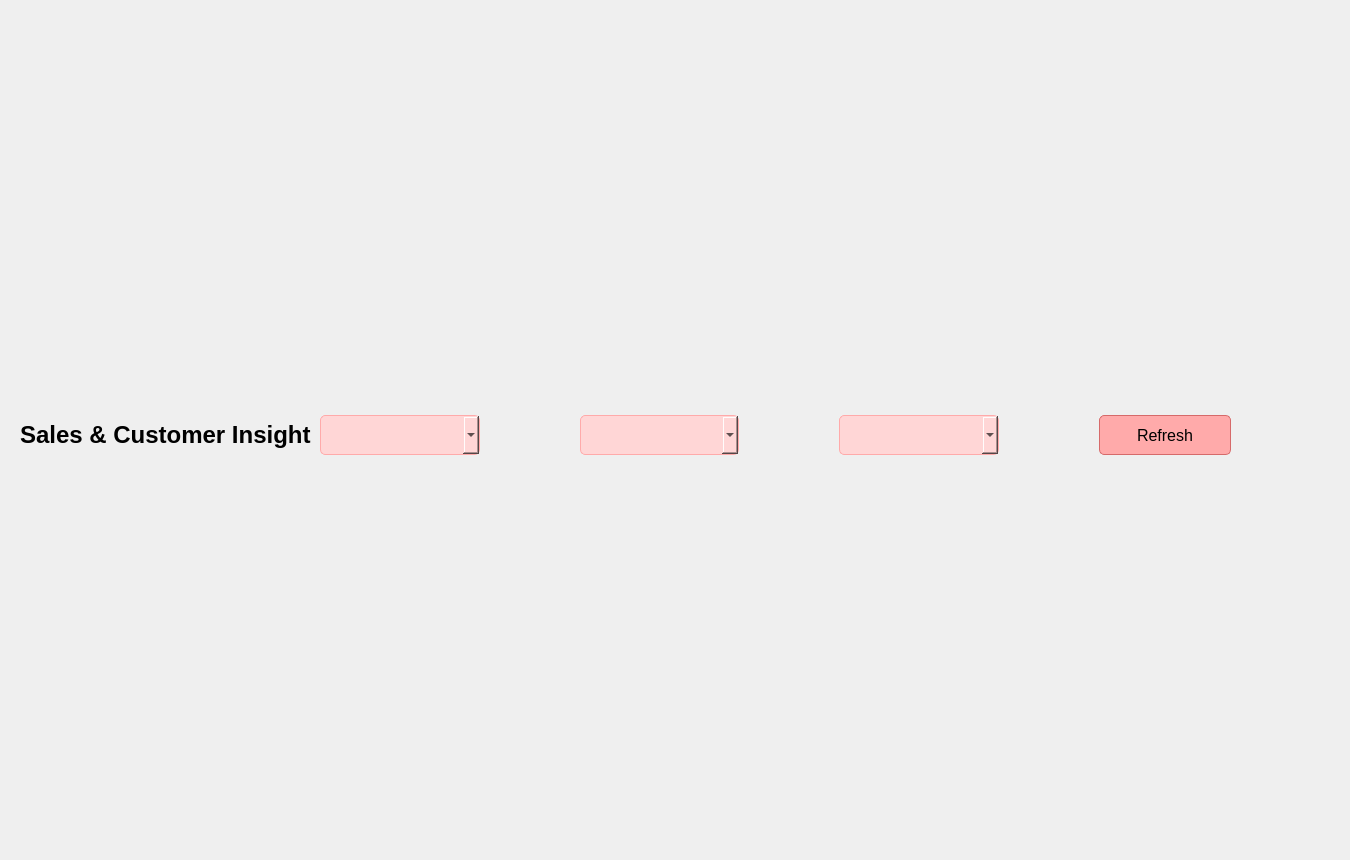
       <widget class="QWidget" name="StPageSeller_3">
        <widget class="QWidget" name="seller_dashboard" native="true">
         <property name="geometry">
          <rect>
           <x>20</x>
           <y>20</y>
           <width>1321</width>
           <height>831</height>
          </rect>
         </property>
         <widget class="QWidget" name="layoutWidget_13">
          <property name="geometry">
           <rect>
            <x>0</x>
            <y>0</y>
            <width>1311</width>
            <height>831</height>
           </rect>
          </property>
          <layout class="QVBoxLayout" name="seller_dashboard_layout">
           <item>
            <layout class="QVBoxLayout" name="verticalLayout">
             <item>
              <layout class="QHBoxLayout" name="horizontalLayout_4">
               <property name="spacing">
                <number>0</number>
               </property>
               <item>
                <widget class="QLabel" name="label_3">
                 <property name="minimumSize">
                  <size>
                   <width>300</width>
                   <height>0</height>
                  </size>
                 </property>
                 <property name="maximumSize">
                  <size>
                   <width>200</width>
                   <height>30</height>
                  </size>
                 </property>
                 <property name="styleSheet">
                  <string notr="true">font: 24pt &quot;.AppleSystemUIFont&quot;;</string>
                 </property>
                 <property name="text">
                  <string>&lt;html&gt;&lt;head/&gt;&lt;body&gt;&lt;p&gt;&lt;span style=&quot; font-size:18pt; font-weight:600;&quot;&gt;Sales &amp;amp; Customer Insight&lt;/span&gt;&lt;/p&gt;&lt;/body&gt;&lt;/html&gt;</string>
                 </property>
                </widget>
               </item>
               <item>
                <widget class="QComboBox" name="cmbAllMonth">
                 <property name="maximumSize">
                  <size>
                   <width>300</width>
                   <height>40</height>
                  </size>
                 </property>
                 <property name="styleSheet">
                  <string notr="true">background-color: #FFD6D6; border: 1px solid #FFAAAA; border-radius: 5px;</string>
                 </property>
                </widget>
               </item>
               <item>
                <spacer name="horizontalSpacer_16">
                 <property name="orientation">
                  <enum>Qt::Horizontal</enum>
                 </property>
                 <property name="sizeType">
                  <enum>QSizePolicy::Fixed</enum>
                 </property>
                 <property name="sizeHint" stdset="0">
                  <size>
                   <width>100</width>
                   <height>30</height>
                  </size>
                 </property>
                </spacer>
               </item>
               <item>
                <widget class="QComboBox" name="cmbAllCategory">
                 <property name="maximumSize">
                  <size>
                   <width>300</width>
                   <height>40</height>
                  </size>
                 </property>
                 <property name="styleSheet">
                  <string notr="true">background-color: #FFD6D6; border: 1px solid #FFAAAA; border-radius: 5px;</string>
                 </property>
                </widget>
               </item>
               <item>
                <spacer name="horizontalSpacer_21">
                 <property name="orientation">
                  <enum>Qt::Horizontal</enum>
                 </property>
                 <property name="sizeType">
                  <enum>QSizePolicy::Fixed</enum>
                 </property>
                 <property name="sizeHint" stdset="0">
                  <size>
                   <width>100</width>
                   <height>30</height>
                  </size>
                 </property>
                </spacer>
               </item>
               <item>
                <widget class="QComboBox" name="cmbAllStatus">
                 <property name="maximumSize">
                  <size>
                   <width>300</width>
                   <height>40</height>
                  </size>
                 </property>
                 <property name="styleSheet">
                  <string notr="true">background-color: #FFD6D6; border: 1px solid #FFAAAA; border-radius: 5px;</string>
                 </property>
                </widget>
               </item>
               <item>
                <spacer name="horizontalSpacer_22">
                 <property name="orientation">
                  <enum>Qt::Horizontal</enum>
                 </property>
                 <property name="sizeType">
                  <enum>QSizePolicy::Fixed</enum>
                 </property>
                 <property name="sizeHint" stdset="0">
                  <size>
                   <width>100</width>
                   <height>30</height>
                  </size>
                 </property>
                </spacer>
               </item>
               <item>
                <widget class="QPushButton" name="btnRefresh">
                 <property name="maximumSize">
                  <size>
                   <width>132</width>
                   <height>40</height>
                  </size>
                 </property>
                 <property name="styleSheet">
                  <string notr="true">background-color: #FFAAAA; border: 1px solid #D66A6A; border-radius: 5px; padding: 10px; font-size: 16px; width: 100%;</string>
                 </property>
                 <property name="text">
                  <string>Refresh</string>
                 </property>
                </widget>
               </item>
               <item>
                <spacer name="horizontalSpacer_11">
                 <property name="orientation">
                  <enum>Qt::Horizontal</enum>
                 </property>
                 <property name="sizeType">
                  <enum>QSizePolicy::Fixed</enum>
                 </property>
                 <property name="sizeHint" stdset="0">
                  <size>
                   <width>100</width>
                   <height>30</height>
                  </size>
                 </property>
                </spacer>
               </item>
              </layout>
             </item>
            </layout>
           </item>
           <item>
            <layout class="QHBoxLayout" name="horizontalLayout_5">
             <item>
              <layout class="QVBoxLayout" name="verticalLayout_4">
               <item>
                <layout class="QVBoxLayout" name="Revenue_trend_yearandmonth"/>
               </item>
               <item>
                <layout class="QVBoxLayout" name="Payment_Value_Over_Time"/>
               </item>
              </layout>
             </item>
             <item>
              <layout class="QVBoxLayout" name="verticalLayout_12">
               <item>
                <layout class="QVBoxLayout" name="Customer_Satisfaction"/>
               </item>
               <item>
                <layout class="QVBoxLayout" name="Order_Status_proportion"/>
               </item>
              </layout>
             </item>
            </layout>
           </item>
          </layout>
         </widget>
        </widget>
       </widget>
